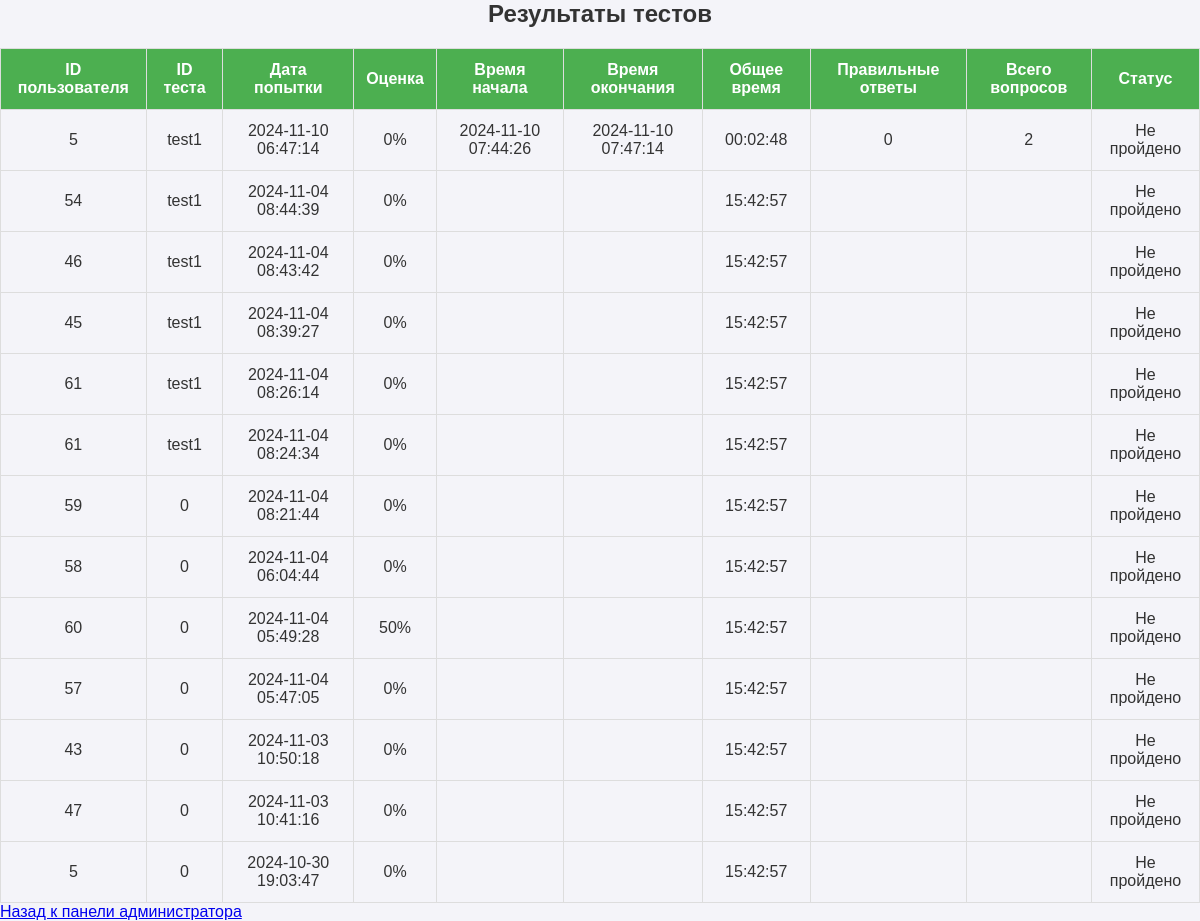
The page /admin/view_results.php (signed in) on the database its author committed.
### tables this page shows
CREATE TABLE `user_attempts` (
  `attempt_id` int(11) NOT NULL,
  `user_id` int(11) NOT NULL,
  `test_id` varchar(255) NOT NULL,
  `attempt_date` timestamp NOT NULL DEFAULT current_timestamp(),
  `score` int(11) NOT NULL,
  `question_id` int(11) DEFAULT NULL,
  `answer` text DEFAULT NULL,
  `answer_time` timestamp NOT NULL DEFAULT current_timestamp()
);

CREATE TABLE `test_results` (
  `id` int(11) NOT NULL,
  `user_id` int(11) NOT NULL,
  `test_id` varchar(255) DEFAULT NULL,
  `test_title` varchar(255) NOT NULL,
  `start_time` datetime DEFAULT NULL,
  `end_time` datetime DEFAULT NULL,
  `correct_answers` int(11) DEFAULT 0,
  `total_questions` int(11) DEFAULT 0,
  `score` decimal(5,2) DEFAULT 0.00,
  `passed` tinyint(1) DEFAULT 0,
  `total_time` int(11) NOT NULL
);

### admin/view_results.php (the view, shortened to what this page needs)
<?php
require '../db.php';
$stmt = $pdo->prepare("SELECT ua.user_id, ua.test_id, ua.score, ua.attempt_date,
                              tr.start_time, tr.end_time, tr.total_time, tr.correct_answers, tr.total_questions, tr.passed
                       FROM user_attempts ua
                       LEFT JOIN test_results tr ON ua.user_id = tr.user_id AND ua.test_id = tr.test_id
                       ORDER BY ua.attempt_date DESC");
$stmt->execute();
$results = $stmt->fetchAll(PDO::FETCH_ASSOC);
?>
<!DOCTYPE html>
<html lang="ru">
<head>
    <link rel="stylesheet" href="../assets/css/style.css">
</head>
<body>
    <div class="results-container">
        <h2>Результаты тестов</h2>
        <?php if (count($results) > 0): ?>
            <table>
                <tr>
                    <th>ID пользователя</th>
                    <th>ID теста</th>
                    <th>Дата попытки</th>
                    <th>Оценка</th>
                    <th>Время начала</th>
                    <th>Время окончания</th>
                    <th>Общее время</th>
                    <th>Правильные ответы</th>
                    <th>Всего вопросов</th>
                    <th>Статус</th>
                </tr>
                <?php foreach ($results as $result): ?>
                    <tr>
                        <td><?= htmlspecialchars($result['user_id']) ?></td>
                        <td><?= htmlspecialchars($result['test_id']) ?></td>
                        <td><?= htmlspecialchars($result['attempt_date']) ?></td>
                        <td><?= htmlspecialchars($result['score']) ?>%</td>
                        <td><?= htmlspecialchars($result['start_time']) ?></td>
                        <td><?= htmlspecialchars($result['end_time']) ?></td>
                        <td><?= htmlspecialchars(gmdate("H:i:s", $result['total_time'])) ?></td>
                        <td><?= htmlspecialchars($result['correct_answers']) ?></td>
                        <td><?= htmlspecialchars($result['total_questions']) ?></td>
                        <td><?= $result['passed'] ? 'Пройдено' : 'Не пройдено' ?></td>
                    </tr>
                <?php endforeach; ?>
            </table>
        <?php else: ?>
            <p>Результаты тестов отсутствуют.</p>
        <?php endif; ?>
        <a href="../admin/admin.php">Назад к панели администратора</a>
    </div>
</body>
</html>

### assets/css/style.css (style rules this page uses)
:root { --primary-color: #4CAF50; --secondary-color: #333; --background-color: #f4f4f9; --input-border-color: #ccc; --timer-color: #d9534f; --white-color: #ffffff; --hover-color: #45a049; }
* { margin: 0; padding: 0; box-sizing: border-box; }
body { font-family: Arial, sans-serif; background-color: var(--background-color); color: var(--secondary-color); display: flex; align-items: center; justify-content: center; min-height: 100vh; }
h2 { color: var(--secondary-color); text-align: center; margin-bottom: 20px; }
table { width: 100%; border-collapse: collapse; margin-top: 20px; }
table, th, td { border: 1px solid #ddd; }
th, td { padding: 12px; text-align: center; }
th { background-color: var(--primary-color); color: var(--white-color); }

### rows shown on the page
user_attempts: user "5", test "test1", attempt_date "2024-11-10 06:47:14", score "0", test_results.start_time "2024-11-10 07:44:26", test_results.end_time "2024-11-10 07:47:14", test_results.total_time "00:02:48", test_results.correct_answers "0", test_results.total_questions "2"
user_attempts: user "54", test "test1", attempt_date "2024-11-04 08:44:39", score "0", total_time "15:42:57"
user_attempts: user "46", test "test1", attempt_date "2024-11-04 08:43:42", score "0", total_time "15:42:57"
user_attempts: user "45", test "test1", attempt_date "2024-11-04 08:39:27", score "0", total_time "15:42:57"
user_attempts: user "61", test "test1", attempt_date "2024-11-04 08:26:14", score "0", total_time "15:42:57"
user_attempts: user "61", test "test1", attempt_date "2024-11-04 08:24:34", score "0", total_time "15:42:57"
user_attempts: user "59", test "0", attempt_date "2024-11-04 08:21:44", score "0", total_time "15:42:57"
user_attempts: user "58", test "0", attempt_date "2024-11-04 06:04:44", score "0", total_time "15:42:57"
user_attempts: user "60", test "0", attempt_date "2024-11-04 05:49:28", score "50", total_time "15:42:57"
user_attempts: user "57", test "0", attempt_date "2024-11-04 05:47:05", score "0", total_time "15:42:57"
user_attempts: user "43", test "0", attempt_date "2024-11-03 10:50:18", score "0", total_time "15:42:57"
user_attempts: user "47", test "0", attempt_date "2024-11-03 10:41:16", score "0", total_time "15:42:57"
user_attempts: user "5", test "0", attempt_date "2024-10-30 19:03:47", score "0", total_time "15:42:57"
